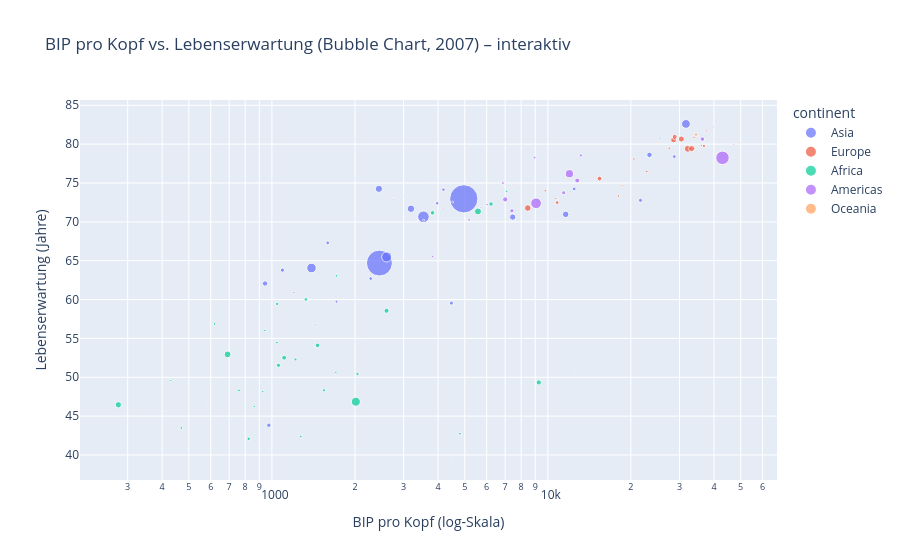

Notebook code for this chart:
### Code cell
bubble_interactive = px.scatter(
    df_2007,
    x="gdpPercap",
    y="lifeExp",
    size="pop",
    color="continent", #Kontinent als Farbe
    hover_name="country", #Name des Landes beim Hovern
    log_x=True, #Logarithmische Skala für x-Achse
    title="BIP pro Kopf vs. Lebenserwartung (Bubble Chart, 2007) – interaktiv", 
    labels={
        "lifeExp": "Lebenserwartung (Jahre)",
        "gdpPercap": "BIP pro Kopf (log-Skala)"
    }
)

bubble_interactive.show()

### Figure 1 — Plotly figure (JSON) as saved in the notebook; plotly's stock layout.template omitted (floating-point values rounded to 4 significant figures)
{"data": [{"hovertemplate": "<b>%{hovertext}</b><br><br>continent=Asia<br>BIP pro Kopf (log-Skala)=%{x}<br>Lebenserwartung (Jahre)=%{y}<br>pop=%{marker.size}<extra></extra>", "hovertext": ["Afghanistan", "Bahrain", "Bangladesh", "Cambodia", "China", "Hong Kong, China", "India", "Indonesia", "Iran", "Iraq", "Israel", "Japan", "Jordan", "Korea, Dem. Rep.", "Korea, Rep.", "Kuwait", "Lebanon", "Malaysia", "Mongolia", "Myanmar", "Nepal", "Oman", "Pakistan", "Philippines", "Saudi Arabia", "Singapore", "Sri Lanka", "Syria", "Taiwan", "Thailand", "Vietnam", "West Bank and Gaza", "Yemen, Rep."], "legendgroup": "Asia", "marker": {"color": "#636efa", "size": [31889923, 708573, 150448339, 14131858, 1318683096, 6980412, 1110396331, 223547000, 69453570, 27499638, 6426679, 127467972, 6053193, 23301725, 49044790, 2505559, 3921278, 24821286, 2874127, 47761980, 28901790, 3204897, 169270617, 91077287, 27601038, 4553009, 20378239, 19314747, 23174294, 65068149, 85262356, 4018332, 22211743], "sizemode": "area", "sizeref": 3297000.0, "symbol": "circle"}, "mode": "markers", "name": "Asia", "orientation": "v", "showlegend": true, "type": "scatter", "x": [974.6, 29800.0, 1391.0, 1714.0, 4959.0, 39720.0, 2452.0, 3541.0, 11610.0, 4471.0, 25520.0, 31660.0, 4519.0, 1593.0, 23350.0, 47310.0, 10460.0, 12450.0, 3096.0, 944, 1091.0, 22320.0, 2606.0, 3190.0, 21650.0, 47140.0, 3970.0, 4185.0, 28720.0, 7458.0, 2442.0, 3025.0, 2281.0], "xaxis": "x", "y": [43.83, 75.64, 64.06, 59.72, 72.96, 82.21, 64.7, 70.65, 70.96, 59.55, 80.75, 82.6, 72.53, 67.3, 78.62, 77.59, 71.99, 74.24, 66.8, 62.07, 63.78, 75.64, 65.48, 71.69, 72.78, 79.97, 72.4, 74.14, 78.4, 70.62, 74.25, 73.42, 62.7], "yaxis": "y"}, {"hovertemplate": "<b>%{hovertext}</b><br><br>continent=Europe<br>BIP pro Kopf (log-Skala)=%{x}<br>Lebenserwartung (Jahre)=%{y}<br>pop=%{marker.size}<extra></extra>", "hovertext": ["Albania", "Austria", "Belgium", "Bosnia and Herzegovina", "Bulgaria", "Croatia", "Czech Republic", "Denmark", "Finland", "France", "Germany", "Greece", "Hungary", "Iceland", "Ireland", "Italy", "Montenegro", "Netherlands", "Norway", "Poland", "Portugal", "Romania", "Serbia", "Slovak Republic", "Slovenia", "Spain", "Sweden", "Switzerland", "Turkey", "United Kingdom"], "legendgroup": "Europe", "marker": {"color": "#EF553B", "size": [3600523, 8199783, 10392226, 4552198, 7322858, 4493312, 10228744, 5468120, 5238460, 61083916, 82400996, 10706290, 9956108, 301931, 4109086, 58147733, 684736, 16570613, 4627926, 38518241, 10642836, 22276056, 10150265, 5447502, 2009245, 40448191, 9031088, 7554661, 71158647, 60776238], "sizemode": "area", "sizeref": 3297000.0, "symbol": "circle"}, "mode": "markers", "name": "Europe", "orientation": "v", "showlegend": true, "type": "scatter", "x": [5937.0, 36130.0, 33690.0, 7446.0, 10680.0, 14620.0, 22830.0, 35280.0, 33210.0, 30470.0, 32170.0, 27540.0, 18010.0, 36180.0, 40680.0, 28570.0, 9254.0, 36800.0, 49360.0, 15390.0, 20510.0, 10810.0, 9787.0, 18680.0, 25770.0, 28820.0, 33860.0, 37510.0, 8458.0, 33200.0], "xaxis": "x", "y": [76.42, 79.83, 79.44, 74.85, 73.0, 75.75, 76.49, 78.33, 79.31, 80.66, 79.41, 79.48, 73.34, 81.76, 78.89, 80.55, 74.54, 79.76, 80.2, 75.56, 78.1, 72.48, 74.0, 74.66, 77.93, 80.94, 80.88, 81.7, 71.78, 79.42], "yaxis": "y"}, {"hovertemplate": "<b>%{hovertext}</b><br><br>continent=Africa<br>BIP pro Kopf (log-Skala)=%{x}<br>Lebenserwartung (Jahre)=%{y}<br>pop=%{marker.size}<extra></extra>", "hovertext": ["Algeria", "Angola", "Benin", "Botswana", "Burkina Faso", "Burundi", "Cameroon", "Central African Republic", "Chad", "Comoros", "Congo, Dem. Rep.", "Congo, Rep.", "Cote d'Ivoire", "Djibouti", "Egypt", "Equatorial Guinea", "Eritrea", "Ethiopia", "Gabon", "Gambia", "Ghana", "Guinea", "Guinea-Bissau", "Kenya", "Lesotho", "Liberia", "Libya", "Madagascar", "Malawi", "Mali", "Mauritania", "Mauritius", "Morocco", "Mozambique", "Namibia", "Niger", "Nigeria", "Reunion", "Rwanda", "Sao Tome and Principe", "Senegal", "Sierra Leone", "Somalia", "South Africa", "Sudan", "Swaziland", "Tanzania", "Togo", "Tunisia", "Uganda", "Zambia", "Zimbabwe"], "legendgroup": "Africa", "marker": {"color": "#00cc96", "size": [33333216, 12420476, 8078314, 1639131, 14326203, 8390505, 17696293, 4369038, 10238807, 710960, 64606759, 3800610, 18013409, 496374, 80264543, 551201, 4906585, 76511887, 1454867, 1688359, 22873338, 9947814, 1472041, 35610177, 2012649, 3193942, 6036914, 19167654, 13327079, 12031795, 3270065, 1250882, 33757175, 19951656, 2055080, 12894865, 135031164, 798094, 8860588, 199579, 12267493, 6144562, 9118773, 43997828, 42292929, 1133066, 38139640, 5701579, 10276158, 29170398, 11746035, 12311143], "sizemode": "area", "sizeref": 3297000.0, "symbol": "circle"}, "mode": "markers", "name": "Africa", "orientation": "v", "showlegend": true, "type": "scatter", "x": [6223.0, 4797.0, 1441.0, 12570.0, 1217.0, 430.1, 2042.0, 706.0, 1704.0, 986.1, 277.6, 3633.0, 1545.0, 2082.0, 5581.0, 12150.0, 641.4, 690.8, 13210.0, 752.7, 1328.0, 942.7, 579.2, 1463.0, 1569.0, 414.5, 12060.0, 1045.0, 759.3, 1043.0, 1803.0, 10960.0, 3820.0, 823.7, 4811.0, 619.7, 2014.0, 7670.0, 863.1, 1598.0, 1712.0, 862.5, 926.1, 9270.0, 2602.0, 4513.0, 1107.0, 883.0, 7093.0, 1056.0, 1271.0, 469.7], "xaxis": "x", "y": [72.3, 42.73, 56.73, 50.73, 52.3, 49.58, 50.43, 44.74, 50.65, 65.15, 46.46, 55.32, 48.33, 54.79, 71.34, 51.58, 58.04, 52.95, 56.73, 59.45, 60.02, 56.01, 46.39, 54.11, 42.59, 45.68, 73.95, 59.44, 48.3, 54.47, 64.16, 72.8, 71.16, 42.08, 52.91, 56.87, 46.86, 76.44, 46.24, 65.53, 63.06, 42.57, 48.16, 49.34, 58.56, 39.61, 52.52, 58.42, 73.92, 51.54, 42.38, 43.49], "yaxis": "y"}, {"hovertemplate": "<b>%{hovertext}</b><br><br>continent=Americas<br>BIP pro Kopf (log-Skala)=%{x}<br>Lebenserwartung (Jahre)=%{y}<br>pop=%{marker.size}<extra></extra>", "hovertext": ["Argentina", "Bolivia", "Brazil", "Canada", "Chile", "Colombia", "Costa Rica", "Cuba", "Dominican Republic", "Ecuador", "El Salvador", "Guatemala", "Haiti", "Honduras", "Jamaica", "Mexico", "Nicaragua", "Panama", "Paraguay", "Peru", "Puerto Rico", "Trinidad and Tobago", "United States", "Uruguay", "Venezuela"], "legendgroup": "Americas", "marker": {"color": "#ab63fa", "size": [40301927, 9119152, 190010647, 33390141, 16284741, 44227550, 4133884, 11416987, 9319622, 13755680, 6939688, 12572928, 8502814, 7483763, 2780132, 108700891, 5675356, 3242173, 6667147, 28674757, 3942491, 1056608, 301139947, 3447496, 26084662], "sizemode": "area", "sizeref": 3297000.0, "symbol": "circle"}, "mode": "markers", "name": "Americas", "orientation": "v", "showlegend": true, "type": "scatter", "x": [12780.0, 3822.0, 9066.0, 36320.0, 13170.0, 7007.0, 9645.0, 8948.0, 6025.0, 6873.0, 5728.0, 5186.0, 1202.0, 3548.0, 7321.0, 11980.0, 2749.0, 9809.0, 4173.0, 7409.0, 19330.0, 18010.0, 42950.0, 10610.0, 11420.0], "xaxis": "x", "y": [75.32, 65.55, 72.39, 80.65, 78.55, 72.89, 78.78, 78.27, 72.23, 74.99, 71.88, 70.26, 60.92, 70.2, 72.57, 76.19, 72.9, 75.54, 71.75, 71.42, 78.75, 69.82, 78.24, 76.38, 73.75], "yaxis": "y"}, {"hovertemplate": "<b>%{hovertext}</b><br><br>continent=Oceania<br>BIP pro Kopf (log-Skala)=%{x}<br>Lebenserwartung (Jahre)=%{y}<br>pop=%{marker.size}<extra></extra>", "hovertext": ["Australia", "New Zealand"], "legendgroup": "Oceania", "marker": {"color": "#FFA15A", "size": [20434176, 4115771], "sizemode": "area", "sizeref": 3297000.0, "symbol": "circle"}, "mode": "markers", "name": "Oceania", "orientation": "v", "showlegend": true, "type": "scatter", "x": [34440.0, 25190.0], "xaxis": "x", "y": [81.23, 80.2], "yaxis": "y"}], "layout": {"legend": {"itemsizing": "constant", "title": {"text": "continent"}, "tracegroupgap": 0}, "title": {"text": "BIP pro Kopf vs. Lebenserwartung (Bubble Chart, 2007) – interaktiv"}, "xaxis": {"anchor": "y", "domain": [0, 1], "title": {"text": "BIP pro Kopf (log-Skala)"}, "type": "log"}, "yaxis": {"anchor": "x", "domain": [0, 1], "title": {"text": "Lebenserwartung (Jahre)"}}}}
